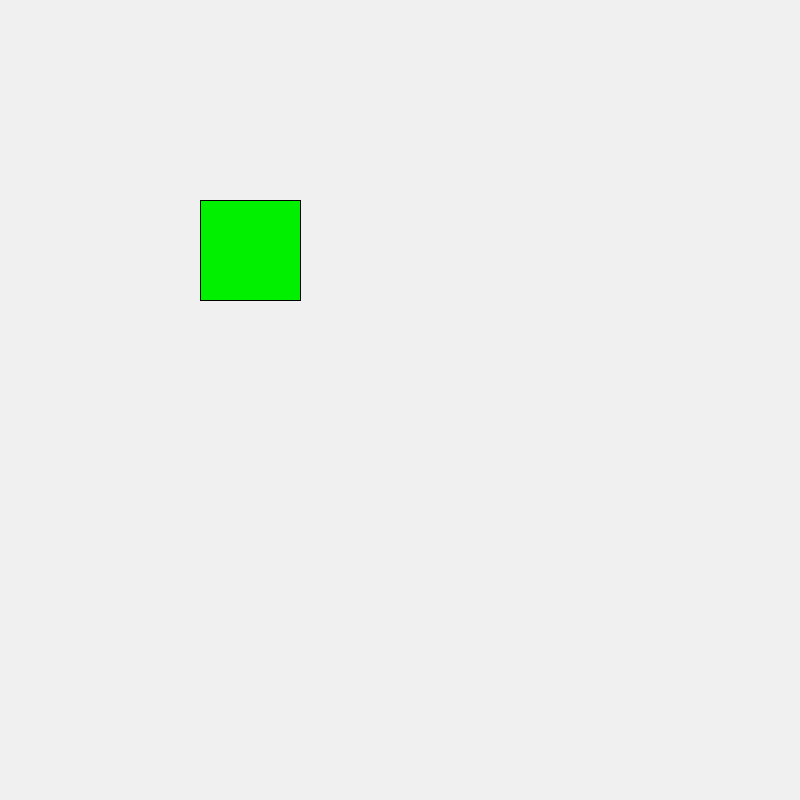
Frame 1 (no input)
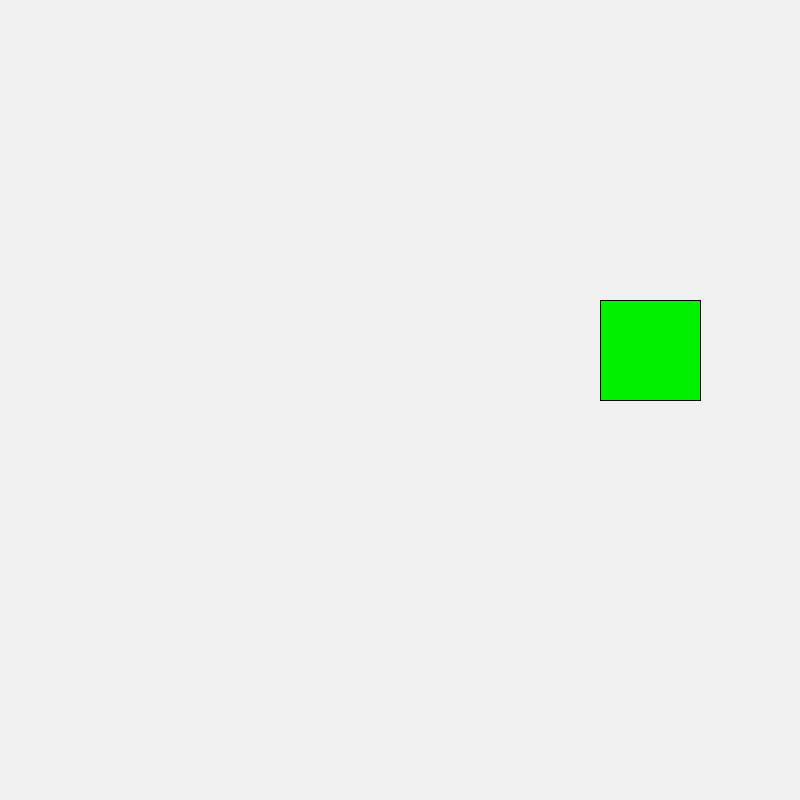
Frame 60 (the mouse pressed at the canvas centre just before this capture)
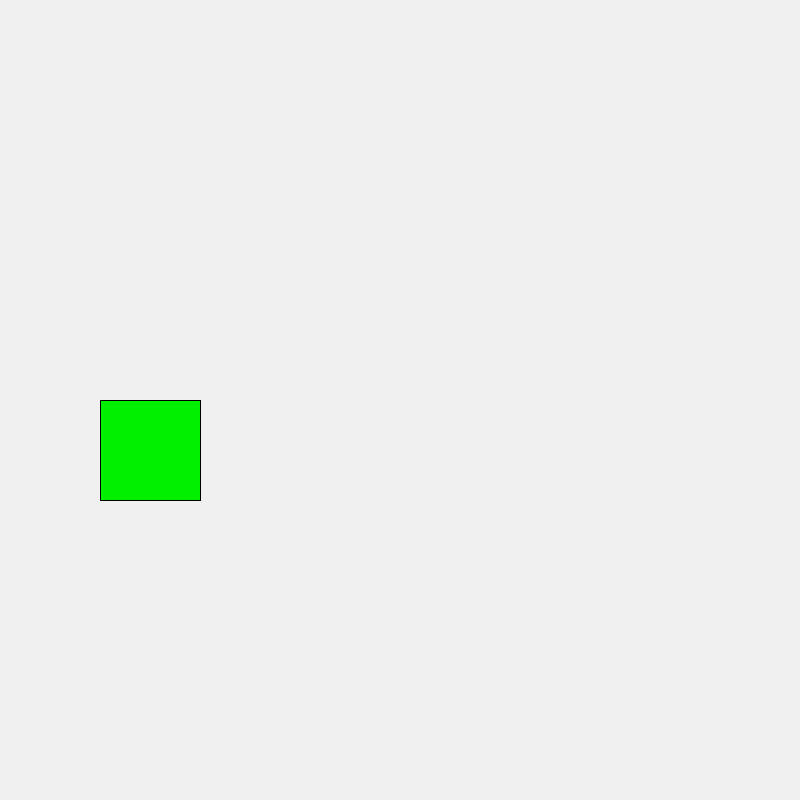
Frame 120 (the mouse held since frame 60 and released just before this capture)

The Processing sketch that drew these frames (run headless with seeded random() and noise(); from frame 60 on, the mouse is pressed at the canvas centre):

// Processing sketch: snake_tail_prototype
// ── snake_tail_prototype.pde
int HeadX = 200;
int HeadY = 200;
int tick = 20;
boolean up = false, down = false, right = true, left = false;
ArrayList<Integer> TailX = new ArrayList<Integer>();

void setup() {
  size(800,800);
}

void draw() {
  
  println(HeadX);
  println(HeadY);
  background(240);
  head();
  move();
  tail();
  tailMove();
}

void head() {
  fill(0, 240, 0);
  rect(HeadX, HeadY, 100, 100);
  noFill();
}

void move() {
  if (HeadX < 600 && right == true) {
    if (millis()%tick == 0) HeadX = HeadX + 100;
    println("right = true");
  }
  if (HeadX >= 600 && right == true) {
    right = false;
    down = true;
  }
  
  if (HeadY < 600 && down == true) {
    if (millis()%tick == 0) HeadY = HeadY + 100;
    println("down = true");
  }
  if (HeadY >= 600 && down == true) {
    down = false;
    left = true;
  }
  
  if (HeadX > 100 && left == true) {
    if (millis()%tick == 0) HeadX = HeadX - 100;
    println("left = true");
  }
  if (HeadX <= 100 && left == true) {
    left = false;
    up = true;
  }
  
  if (HeadY > 200 && up == true) {
    if (millis()%tick == 0) HeadY = HeadY - 100;
    println("up = true");
  }
  if (HeadY <= 200 && up == true) {
    up = false;
    right = true;
  }
}

// ── Tail.pde
void tail() {
  
}

void tailMove() {
  
}
